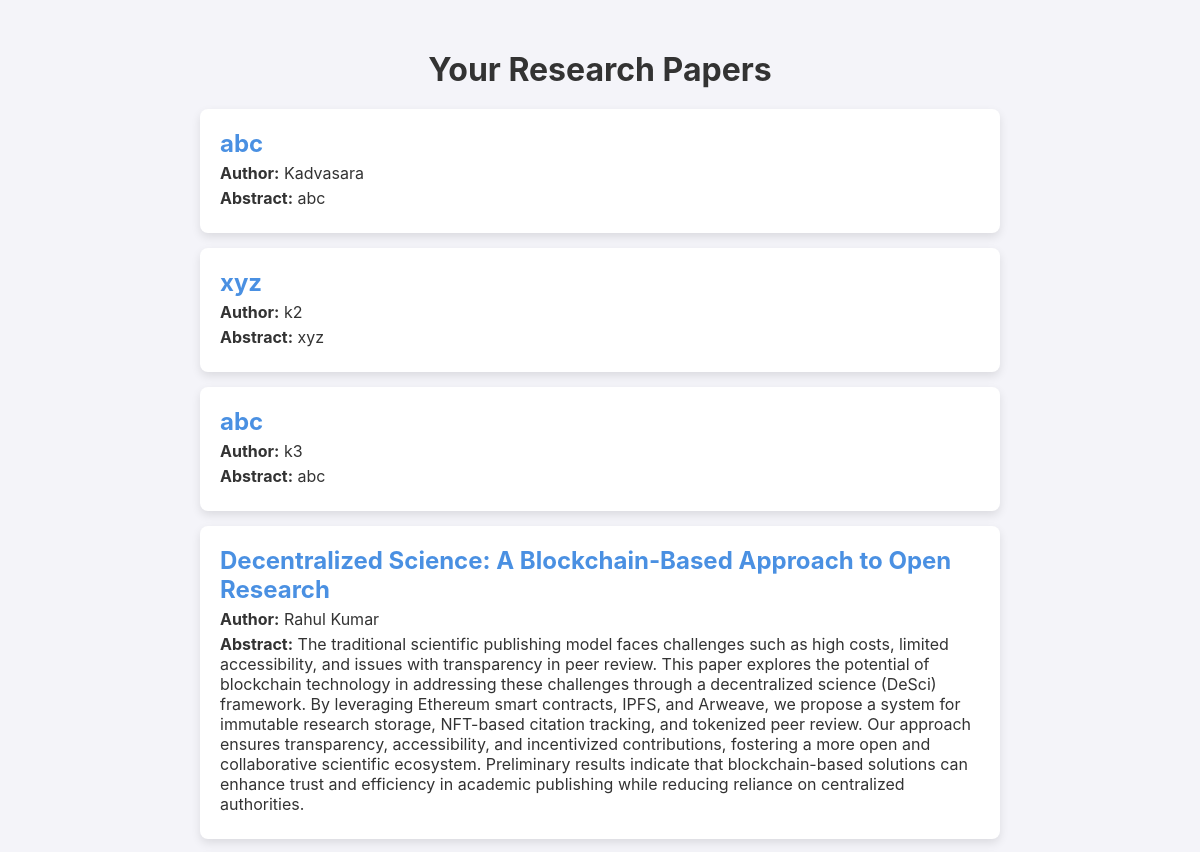
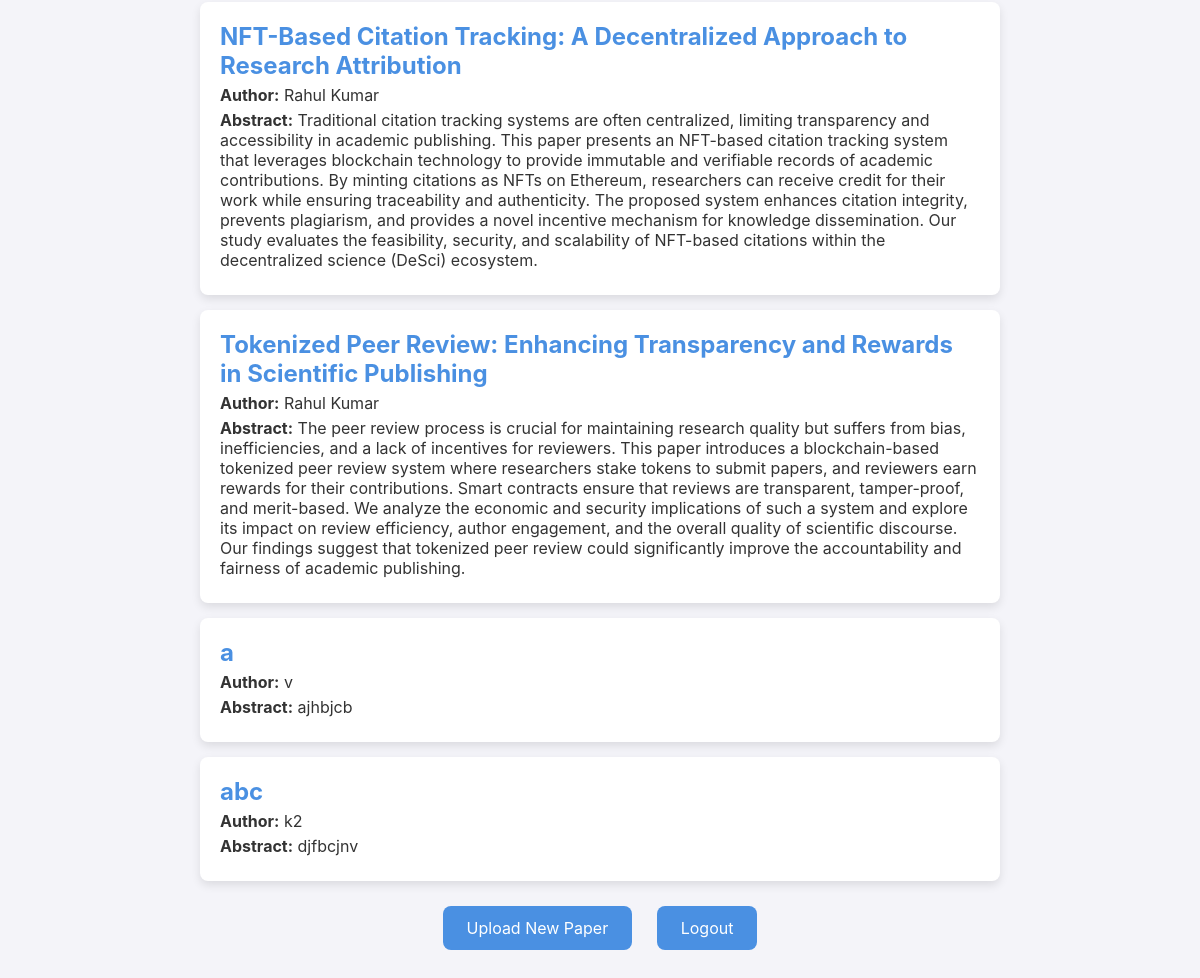
Screenshot of /research_list (signed in) with the database file from the repository (2 pictures, top to bottom).
### tables this page shows
CREATE TABLE papers (
            id INTEGER PRIMARY KEY AUTOINCREMENT,
            username TEXT NOT NULL,
            title TEXT NOT NULL,
            author TEXT NOT NULL,
            abstract TEXT NOT NULL
        );

### backend/app.py (the view)
@app.route("/research_list")
def research_list():
    if "user" not in session:
        flash("You need to log in first.", "warning")
        return redirect(url_for("login"))
    username = session["user"]
    papers = get_papers(username)
    return render_template("research_list.html", papers=papers)

### backend/database.py (called while the page is built)
def get_papers(username):
    conn = sqlite3.connect(DB_NAME)
    cursor = conn.cursor()
    cursor.execute("SELECT title, author, abstract FROM papers WHERE username = ?", (username,))
    papers = cursor.fetchall()
    conn.close()
    return papers

### frontend/templates/research_list.html (shortened to what this page needs)
<!DOCTYPE html>
<html lang="en">
<head>
    <link rel="stylesheet" href="{{ url_for('static', filename='research_list.css') }}">
</head>
<h2>Your Research Papers</h2>
<ul>
    {% for paper in papers %}
        <li>
            <h3>{{ paper[0] }}</h3>
            <p><strong>Author:</strong> {{ paper[1] }}</p>
            <p><strong>Abstract:</strong> {{ paper[2] }}</p>
        </li>
    {% endfor %}
</ul>
<a href="{{ url_for('upload') }}">Upload New Paper</a>
<a href="{{ url_for('logout') }}">Logout</a>

### frontend/static/research_list.css (style rules this page uses)
* { margin: 0; padding: 0; box-sizing: border-box; font-family: 'Inter', sans-serif; }
:root { --bg-color: #f4f4f9; --text-color: #333; --card-bg: #ffffff; --button-bg: #4a90e2; --button-hover: #3b7fc4; --border-radius: 8px; }
h2 { font-size: 2rem; margin-bottom: 20px; }
ul { list-style: none; max-width: 800px; margin: 0 auto; padding: 0; }
li { background: var(--card-bg); padding: 20px; margin: 15px 0; border-radius: var(--border-radius); box-shadow: 0 4px 10px rgba(0, 0, 0, 0.1); text-align: left; }
li h3 { font-size: 1.5rem; color: var(--button-bg); margin-bottom: 5px; }
li p { font-size: 1rem; margin: 5px 0; }
a { display: inline-block; text-decoration: none; background: var(--button-bg); color: white; padding: 12px 24px; border-radius: var(--border-radius); font-size: 1rem; margin: 10px; transition: background 0.3s ease-in-out; }

### rows the page displays
papers: title "abc", author "Kadvasara", abstract "abc"
papers: title "xyz", author "k2", abstract "xyz"
papers: title "abc", author "k3", abstract "abc"
papers: title "Decentralized Science: A Blockchain-Based Approach to Open Research", author "Rahul Kumar", abstract "The traditional scientific publishing model faces challenges such as high costs, limited accessibility, and issues with transparency in peer review. This paper explores the potential of blockchain technology in addressing these challenges through a decentralized science (DeSci) framework. By leveraging Ethereum smart contracts, IPFS, and Arweave, we propose a system for immutable research storage, NFT-based citation tracking, and tokenized peer review. Our approach ensures transparency, accessibility, and incentivized contributions, fostering a more open and collaborative scientific ecosystem. Preliminary results indicate that blockchain-based solutions can enhance trust and efficiency in…"
papers: title "NFT-Based Citation Tracking: A Decentralized Approach to Research Attribution", author "Rahul Kumar", abstract "Traditional citation tracking systems are often centralized, limiting transparency and accessibility in academic publishing. This paper presents an NFT-based citation tracking system that leverages blockchain technology to provide immutable and verifiable records of academic contributions. By minting citations as NFTs on Ethereum, researchers can receive credit for their work while ensuring traceability and authenticity. The proposed system enhances citation integrity, prevents plagiarism, and provides a novel incentive mechanism for knowledge dissemination. Our study evaluates the feasibility, security, and scalability of NFT-based citations within the decentralized science (DeSci)…"
papers: title "Tokenized Peer Review: Enhancing Transparency and Rewards in Scientific Publishing", author "Rahul Kumar", abstract "The peer review process is crucial for maintaining research quality but suffers from bias, inefficiencies, and a lack of incentives for reviewers. This paper introduces a blockchain-based tokenized peer review system where researchers stake tokens to submit papers, and reviewers earn rewards for their contributions. Smart contracts ensure that reviews are transparent, tamper-proof, and merit-based. We analyze the economic and security implications of such a system and explore its impact on review efficiency, author engagement, and the overall quality of scientific discourse. Our findings suggest that tokenized peer review could significantly improve the accountability and fairness of…"
papers: title "a", author "v", abstract "ajhbjcb"
papers: title "abc", author "k2", abstract "djfbcjnv"
